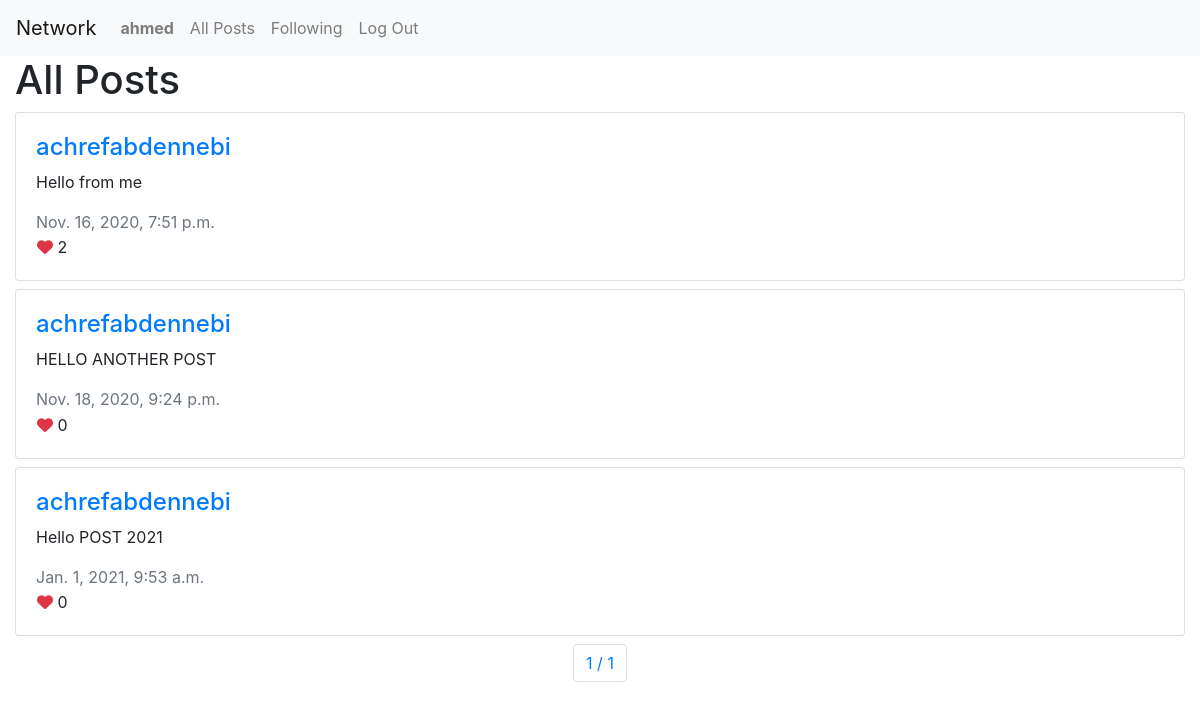
The app's page /following (signed in) with its own data.
### network/models.py (models this page shows, shortened)
class User(AbstractUser):
    pass

class Post(models.Model):
    content = models.CharField(max_length=250)
    created_by = models.ForeignKey(User,null=True, blank=True, on_delete=DO_NOTHING, related_name="users")
    created_date = models.DateTimeField()
    def num_likes (self):
        return Like.objects.filter(post_id=self.id).count()

### network/views.py (the view)
# urls.py: path("following", views.following, name="following")
def following(request):
    following  = Follower.objects.filter(follower_id = request.user.id).values('following')
    posts = Post.objects.filter(created_by__in=Subquery(following))
    paginator= Paginator(posts, 10);
    page_number = request.GET.get('page')
    post_page = paginator.get_page(page_number)
    return render(request, "network/post.html", {
        "posts": post_page
    })

### network/templates/network/post.html (shortened to what this page needs)
{% extends "network/layout.html" %}
{% block body %}
<div class="container-fluid">
    <h1>All Posts</h1>
    {% for post in posts %}
    <div class="row mt-2">
        <div class="col-md-12">
            <div class="card">
                <div class="card-body">
                    <div class="post-detail">
                        <h4>
                            <a href="{% url 'profile' post.created_by.id %}">
                                {{ post.created_by }}
                            </a>
                        </h4>
                        <div class="post-content">
                            <p id="content__{{ post.id }}">
                                {{ post.content }}
                            </p>
                        </div>
                        <span class="text-muted">{{ post.created_date }}</span>
                        <div class="post-reaction">
                            <button type="button" class="btn p-0 btnLike" data-value="{{post.id}}" >
                                <i class="fas fa-heart text-danger"></i>
                                <span class="font-weight-normal" id="like_{{ post.id }}">{{post.num_likes}}</span>
                            </button>
                        </div>
                    </div>
                </div>
            </div>
        </div>
    </div>
    {% endfor %}
    <div class="row mt-2">
        <div class="col-md-12">
            <nav aria-label="pagination">
                <ul class="pagination justify-content-center">
                    <li class="page-item">
                        <a class="page-link" href="#"> {{ posts.number }} / {{ posts.paginator.num_pages }}</a>
                    </li>
                </ul>
            </nav>
        </div>
    </div>
</div>
{% endblock %}

### network/templates/network/layout.html (shortened to what this page needs)
{% load static %}
<!DOCTYPE html>
<html lang="en">
    <head>
        <link rel="stylesheet" href="https://stackpath.bootstrapcdn.com/bootstrap/4.4.1/css/bootstrap.min.css">
        <link href="{% static 'network/styles.css' %}" rel="stylesheet">
    </head>
    <body>
        <nav class="navbar navbar-expand-lg navbar-light bg-light">
            <a class="navbar-brand" href="#">Network</a>
            <div>
              <ul class="navbar-nav mr-auto">
                {% if user.is_authenticated %}
                    <li class="nav-item">
                        <a class="nav-link" href="{% url 'index' %}"><strong>{{ user.username }}</strong></a>
                    </li>
                {% endif %}
                <li class="nav-item">
                  <a class="nav-link" href="{% url 'posts' %}">All Posts</a>
                </li>
                {% if user.is_authenticated %}
                    <li class="nav-item">
                        <a class="nav-link" href="{% url 'following' %}">Following</a>
                    </li>
                    <li class="nav-item">
                        <a class="nav-link" href="{% url 'logout' %}">Log Out</a>
                    </li>
                {% endif %}
              </ul>
            </div>
          </nav>
        <div class="body">
            {% block body %}
            {% endblock %}
        </div>
    </body>
</html>

### records on screen
User: username "ahmed"
Post: created_by "achrefabdennebi", content "Hello from me", created_date "Nov. 16, 2020, 7:51 p.m.", num_likes "2"
Post: created_by "achrefabdennebi", content "HELLO ANOTHER POST", created_date "Nov. 18, 2020, 9:24 p.m.", num_likes "0"
Post: created_by "achrefabdennebi", content "Hello POST 2021", created_date "Jan. 1, 2021, 9:53 a.m.", num_likes "0"

### other values on screen
{{ posts.number }} "1"
{{ posts.paginator.num_pages }} "1"
